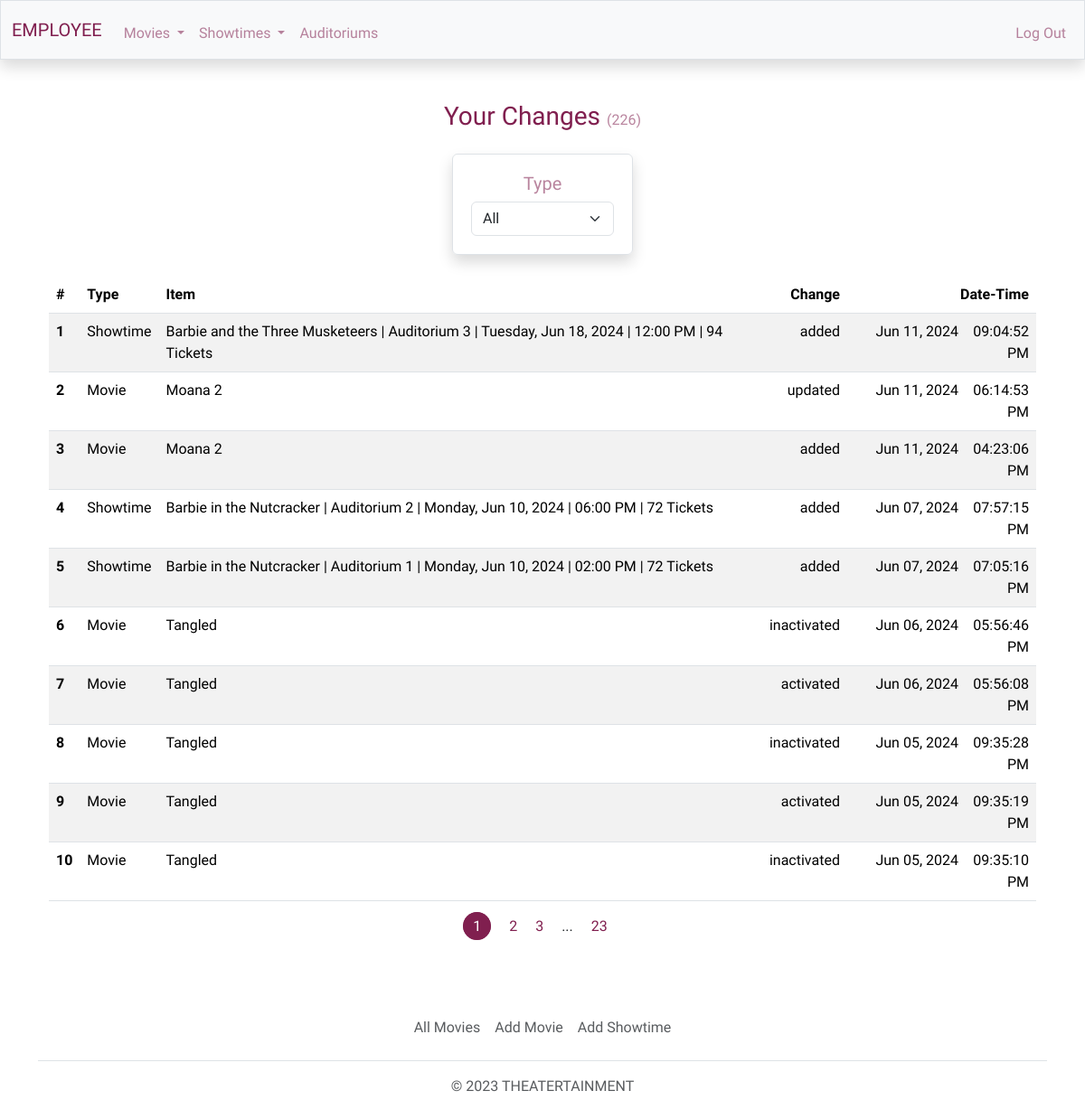
/employee/ (signed in), run on the app's committed database.
### theatert/models.py (models this page shows, shortened)
class Change(db.Model):
    id = db.Column(db.Integer, primary_key=True)
    action = db.Column(db.String(10), nullable=False)
    table_name = db.Column(db.String(10), nullable=False)
    data_id = db.Column(db.Integer, nullable=False)
    date = db.Column(db.DateTime, nullable=False, default=datetime.utcnow)
    employee_id = db.Column(db.Integer, db.ForeignKey('employee.id'), nullable=False)

class Movie(db.Model):
    id = db.Column(db.Integer, primary_key=True)
    tmdb_id = db.Column(db.Integer, unique=True, nullable=False)
    title = db.Column(db.String, nullable=False)
    route = db.Column(db.String, unique=True, nullable=False)
    status = db.Column(db.String)
    overview = db.Column(db.String)
    release_date = db.Column(db.DateTime)
    runtime = db.Column(db.Integer)
    tagline = db.Column(db.String)
    rating = db.Column(db.String)
    poster_path = db.Column(db.String)
    backdrop_path = db.Column(db.String)
    trailer_path = db.Column(db.String)
    active = db.Column(db.Boolean, default=False, nullable=False)
    deleted = db.Column(db.Boolean, default=False, nullable=False)
    genres = db.relationship('Genre', secondary=genres, lazy='subquery',
                             backref=db.backref('movies', lazy=True)) # Can have many genres
    screenings = db.relationship('Screening', backref='movie', lazy=True) # Can have many screenings
    watchlist = db.relationship('Watchlist', backref='movie', lazy=True) # Can be a part of many watchlists

### theatert/users/employees/routes.py (the view)
@employees.route('/')
@login_required(role='EMPLOYEE')
def home():
    page = request.args.get('page', 1, type=int)
    type = request.args.get('type', 1, type=int)
    if type == 2:
        data = Change.query.filter_by(employee_id = current_user.id, table_name='movie')\
            .order_by(Change.date.desc())
    elif type == 3:
        data = Change.query.filter_by(employee_id = current_user.id, table_name='screening')\
            .order_by(Change.date.desc())
    else:
        data = Change.query.filter_by(employee_id = current_user.id)\
            .order_by(Change.date.desc())
    total = data.count()
    data = data.paginate(page=page, per_page=10)
    changes = []
    for c in data.items:
            if c.table_name == 'movie':
                dt = utc.localize(c.date)
                temp = {'change' : c.action,
                        'table_name' : 'Movie',
                        'date_time' : dt.astimezone(tz),
                        'item': Movie.query.filter_by(id = c.data_id).first().title}
                changes.append(temp)
            elif c.table_name == 'screening':
                s = Screening.query.filter(Screening.id.is_(c.data_id)).first()
                seats_total = Seat.query.filter(
                            db.and_(
                                Seat.auditorium_id.is_(s.auditorium.id),
                                Seat.seat_type.is_not('empty'))).count()
                dt = utc.localize(c.date)
                temp = {'change' : c.action,
                        'table_name' : 'Showtime',
                        'date_time': dt.astimezone(tz),
                        'item': f'{s.movie.title} | Auditorium {s.auditorium.id} \
                        | {s.start_datetime.strftime("%A, %b %d, %Y")} \
                        | {s.start_datetime.strftime(" %I:%M %p")} \
                        | {seats_total} Tickets'
                }
                changes.append(temp)
    return render_template('employee/home.html', changes=changes, data=data, total=total, type=type)

### theatert/models.py (called while the page is built)
@login_manager.user_loader
def load_user(user_id):
    return User.query.get(int(user_id))

### theatert/users/utils.py (called while the page is built)
def login_required(role="ANY"):
    def wrapper(f):
        @wraps(f)
        def decorated_function(*args, **kwargs):
            if not current_user.is_authenticated:
                if role == "MEMBER":
                    session['form_data_login'] = request.form
                return login_manager.unauthorized()
            return f(*args, **kwargs)
        return decorated_function
    return wrapper

### theatert/templates/employee/home.html (shortened to what this page needs)
{% extends "employee/layout.html" %}
{% block main %}
    {% if changes|length == 0 %}
        <h6 class="text-body-secondary my-4">You have made no changes to the database.</h6>
    {% else %}
        <h3 class="color-dark mb-2">Your Changes <span class="my-small color-light">({{ total }})</span></h3>
        <div class="border container cont-5 rounded shadow mb-4">
            <h5 class="color-light">Type</h5>
            <select class="form-select" id="select-link">
                {% if type == 2 %}
                    <option value="{{ url_for('employees.home', type=2) }}">Movies</option>
                    <option value="{{ url_for('employees.home', type=3) }}">Showtimes</option>
                    <option value="{{ url_for('employees.home', type=1) }}">All</option>
                {% elif type == 3 %}
                    <option value="{{ url_for('employees.home', type=3) }}">Showtimes</option>
                    <option value="{{ url_for('employees.home', type=2) }}">Movies</option>
                    <option value="{{ url_for('employees.home', type=1) }}">All</option>
                {% else %}
                    <option value="{{ url_for('employees.home', type=1) }}">All</option>
                {% endif %}
            </select>
        </div>
        <div class="table-responsive-xl">
            <table class="table table-striped">
                <thead>
                    <tr>
                        <th class="text-start">#</th>
                        <th class="text-start">Type</th>
                        <th class="text-start">Item</th>
                        <th class="text-end">Change</th>
                        <th class="text-end">Date-Time</th>
                    </tr>
                </thead>
                <tbody>
                    {% for c in changes %}
                        <tr>
                            <th class="text-start">{{ loop.index }}</th>
                            <td class="text-start">{{ c['table_name'] }}</td>
                            <td class="text-start">{{ c['item'] }}</td>
                            <td class="text-end">{{ c['change'] }}</td>
                            <td class="text-end">{{ c['date_time'].strftime("%b %d, %Y") }}&emsp;{{ c['date_time'].strftime("%I:%M:%S %p") }}</td>
                        </tr>
                    {% endfor %}
                </tbody>
            </table>
        </div>
        {% for pg_num in data.iter_pages(left_edge=1, right_edge=1, left_current=1, right_current=2) %}
            {% if pg_num %}
                {% if data.page == pg_num %}
                    <a class="page-current me-3" href="{{ url_for('employees.home', type=type, page=pg_num) }}">{{ pg_num }}</a>
                {% else %}
                    <a class="page me-3" href="{{ url_for('employees.home', type=type, page=pg_num) }}">{{ pg_num }}</a>
                {% endif %}
            {% else %}
                <span class="me-3">...</span>
            {% endif %}
        {% endfor %}
    {% endif %}
{% endblock %}

### theatert/static/css/main.css (style rules this page uses)
a { text-decoration: none; color: inherit; }
body { font-family: 'Work Sans', sans-serif!important; }
.cont-1, .cont-2, .cont-3, .cont-4, .cont-5, .cont-6, .cont-7 { border-radius: 25px; margin-top: 3vh; padding: 20px; width: 70vw; }
.cont-5 { width: 200px; }
.my-small { font-size: medium; }

### data on the page
Change: table_name "Showtime", item "Barbie and the Three Musketeers | Auditorium 3 | Tuesday, Jun 18, 2024 | 12:00 PM | 94 Tickets", change "added", date_time "Jun 11, 2024", date_time "09:04:52 PM"
Movie: item "Moana 2" "Moana 2"
Change: change "updated"
Change: change "added"
Change: table_name "Showtime", item "Barbie in the Nutcracker | Auditorium 2 | Monday, Jun 10, 2024 | 06:00 PM | 72 Tickets", change "added", date_time "Jun 07, 2024", date_time "07:57:15 PM"
Change: table_name "Showtime", item "Barbie in the Nutcracker | Auditorium 1 | Monday, Jun 10, 2024 | 02:00 PM | 72 Tickets", change "added", date_time "Jun 07, 2024", date_time "07:05:16 PM"
Movie: item "Tangled" "Tangled" "Tangled" "Tangled" "Tangled"
Change: change "inactivated"
Change: change "activated"
Change: change "inactivated"
Change: change "activated"
Change: change "inactivated"

### other printed values
{{ total }} "226"
{{ c['table_name'] }} "Movie" "Movie" "Movie" "Movie" "Movie" "Movie" "Movie"
{{ c['date_time'].strftime("%b %d, %Y") }} "Jun 11, 2024" "Jun 11, 2024" "Jun 06, 2024" "Jun 06, 2024" "Jun 05, 2024" "Jun 05, 2024" "Jun 05, 2024"
{{ c['date_time'].strftime("%I:%M:%S %p") }} "06:14:53 PM" "04:23:06 PM" "05:56:46 PM" "05:56:08 PM" "09:35:28 PM" "09:35:19 PM" "09:35:10 PM"
{{ pg_num }} "1"
{{ pg_num }} "2" "3" "23"
